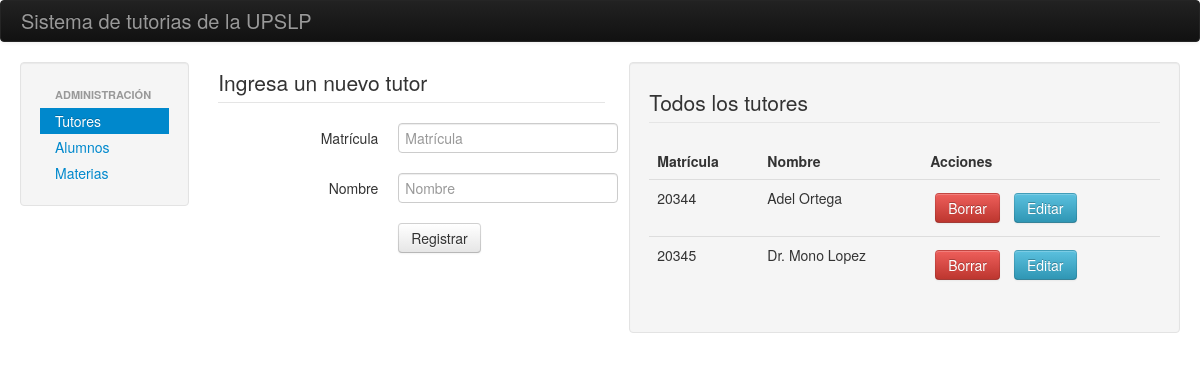
The page / on the database its author committed.
### tables this page shows
CREATE TABLE IF NOT EXISTS `Tutor` (
  `matricula` int(11) NOT NULL AUTO_INCREMENT,
  `nombre` varchar(200) NOT NULL,
  PRIMARY KEY (`matricula`)
);

### application/controllers/upslp.php (called while the page is built, shortened)
<?php if ( ! defined('BASEPATH')) exit('No direct script access allowed');
class Upslp extends CI_Controller {
	public function index(){
		$this->load->helper('url');
		$this->load->database();
		$this->load->library("form_validation");
		$query = $this->db->get("Tutor");
		$this->load->view("header");
		$this->load->view("upslp_view", array("tutores" => $query->result()));
		$this->load->view("footer");
	}
}

### index.php (called while the page is built, shortened)
<?php
require_once BASEPATH.'core/CodeIgniter.php';

### application/views/upslp_view.php (the view, shortened to what this page needs)
  <div class="span2">
  	<div class="well">
   	<ul class="nav nav-list">
	  <li class="nav-header">Administración</li>
	  <li class="active"><a href="<?php echo base_url() ?>">Tutores</a></li>
	  <li><a href="<?php echo base_url() ?>index.php/upslp/alumnos">Alumnos</a></li>
	  <li><a href="<?php echo base_url() ?>index.php/upslp/materias">Materias</a></li>
 	</ul>
</div>
  </div>
  <div class="span10">
  	<div class="span5">
   	<form class="form-horizontal" method="post" action="<?php echo base_url() ?>index.php/tutor/nuevo">
   		<legend>Ingresa un nuevo tutor</legend>
   		<div class="control-group">
    		<label class="control-label" for="matricula">Matrícula</label>
    		<div class="controls">
		      	<input type="text" id="matricula" value="<?php echo set_value('matricula'); ?>" name="matricula" placeholder="Matrícula">
		    </div>
		</div>
	    <div class="control-group">
    		<label class="control-label" for="nombre">Nombre</label>
    		<div class="controls">
		      	<input type="text" id="nombre" value="<?php echo set_value('nombre'); ?>" name="nombre" placeholder="Nombre">
		    </div>
	    </div>
	    <div class="control-group">
   			<div class="controls">
   				<button type="submit" class="btn">Registrar</button>
   			</div>
	    </div>
  		</form>
  	</div>
  	<div class="span7 well">
  		<legend>Todos los tutores</legend>
  		<table class="table table-hover">
   		<thead>
   			<tr>
   				<th>Matrícula</th>
   				<th>Nombre</th>
   				<th>Acciones</th>
   			</tr>
  			</thead>
  			<tbody>
  				<?php
  					foreach ($tutores as $tutor) {
  						?>
  						<tr>
  							<td><?php echo $tutor->matricula ?></td>
  							<td><?php echo $tutor->nombre ?></td>
  							<td>
  								<a class="borrar_tutor btn btn-danger" style="margin: 5px;" href="<?php echo base_url() ?>index.php/tutor/eliminar/<?php echo $tutor->matricula ?>">Borrar</a>
  								<a class="editar_tutor btn btn-info" style="margin: 5px;" href="<?php echo base_url() ?>index.php/tutor/editar/<?php echo $tutor->matricula ?>">Editar</a></td>
  						</tr>
  						<?php
  					}
  				?>
  			</tbody>
	</table>
  	</div>

### rows shown on the page
tutor: matricula "20344", nombre "Adel Ortega"
tutor: matricula "20345", nombre "Dr. Mono Lopez"
